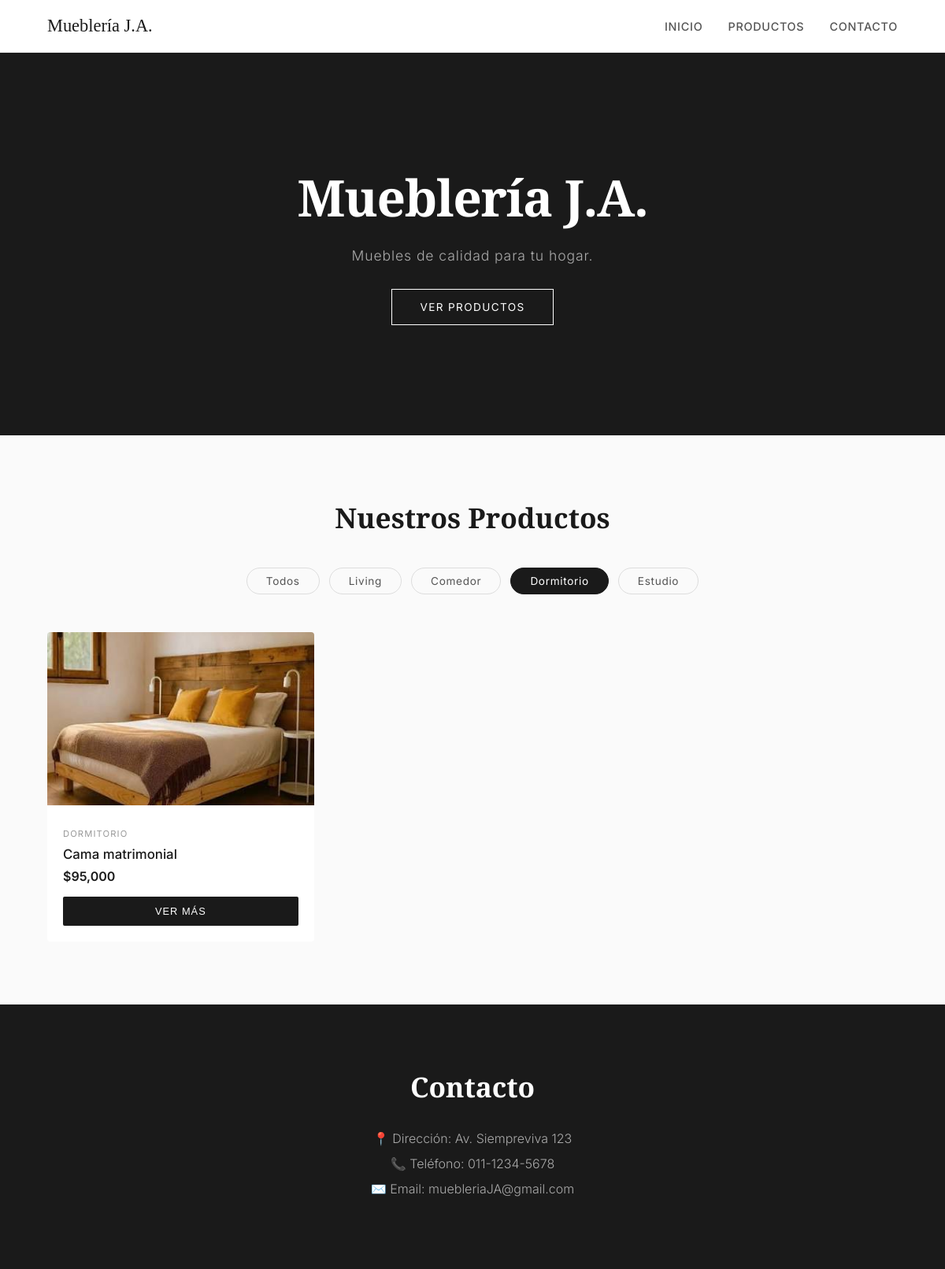
The page /?categoria=Dormitorio on the database its author committed.
### tables this page shows
CREATE TABLE productos (
            id INTEGER PRIMARY KEY AUTOINCREMENT,
            nombre TEXT NOT NULL,
            precio REAL NOT NULL,
            categoria TEXT NOT NULL,
            imagen TEXT NOT NULL,
            descripcion TEXT,
            medidas TEXT
        );

### app.py (the view)
@app.route("/")
def inicio():
    categoria = request.args.get("categoria")
    productos = obtener_productos(categoria)
    return render_template("index.html", productos=productos, categoria=categoria)

### database.py (called while the page is built)
def conectar():
    return sqlite3.connect("productos.db")

def obtener_productos(categoria=None):
    con = conectar()
    cursor = con.cursor()
    if categoria:
        cursor.execute("SELECT * FROM productos WHERE categoria = ?", (categoria,))
    else:
        cursor.execute("SELECT * FROM productos")
    productos = cursor.fetchall()
    con.close()
    return productos

### templates/index.html (shortened to what this page needs)
<!DOCTYPE html>
<html lang="es">
  <head>
    <link rel="stylesheet" href="{{ url_for('static', filename='style.css') }}">
  </head>
  <body>
    <nav>
      <span>Mueblería J.A.</span>
      <a href="#inicio">Inicio</a>
      <a href="#productos">Productos</a>
      <a href="#contacto">Contacto</a>
    </nav>
    <section id="inicio">
      <h1>Mueblería J.A.</h1>
      <p>Muebles de calidad para tu hogar.</p>
      <a href="#productos" class="btn-hero">Ver productos</a>
    </section>
    <section id="productos">
      <h2>Nuestros Productos</h2>
      <div class="filtros">
        <a href="/?#productos" class="filtro {% if not categoria %}activo{% endif %}">Todos</a>
        <a href="/?categoria=Living#productos" class="filtro {% if categoria == 'Living' %}activo{% endif %}">Living</a>
        <a href="/?categoria=Comedor#productos" class="filtro {% if categoria == 'Comedor' %}activo{% endif %}">Comedor</a>
        <a href="/?categoria=Dormitorio#productos" class="filtro {% if categoria == 'Dormitorio' %}activo{% endif %}">Dormitorio</a>
        <a href="/?categoria=Estudio#productos" class="filtro {% if categoria == 'Estudio' %}activo{% endif %}">Estudio</a>
      </div>
      <div class="productos">
        {% for producto in productos %}
        <div class="producto">
          <img src="{{ url_for('static', filename='imagenes/' + producto[4]) }}" alt="{{ producto[1] }}" onclick="abrirLightbox(this.src)">
          <div class="producto-info">
            <span class="categoria">{{ producto[3] }}</span>
            <h3>{{ producto[1] }}</h3>
            <p class="precio">${{ "{:,.0f}".format(producto[2]) }}</p>
            <button class="btn" onclick="abrirModal('{{ producto[1] }}', '{{ producto[3] }}', '{{ "{:,.0f}".format(producto[2]) }}', '{{ url_for('static', filename='imagenes/' + producto[4]) }}', '{{ producto[5] }}', '{{ producto[6] }}')">Ver más</button>
          </div>
        </div>
        {% endfor %}
      </div>
    </section>
    <section id="contacto">
      <h2>Contacto</h2>
      <p>📍 Dirección: Av. Siempreviva 123</p>
      <p>📞 Teléfono: 011-1234-5678</p>
      <p>✉️ Email: muebleriaJA@gmail.com</p>
    </section>
  </body>
</html>

### static/style.css (style rules this page uses)
* { margin: 0; padding: 0; box-sizing: border-box; }
body { font-family: 'Inter', sans-serif; background-color: #fafafa; color: #1a1a1a; }
nav { background-color: #fff; padding: 20px 60px; display: flex; gap: 32px; align-items: center; border-bottom: 1px solid #eee; position: sticky; top: 0; z-index: 100; }
nav span { color: #1a1a1a; font-family: 'Playfair Display', serif; font-size: 1.4rem; margin-right: auto; }
nav a { color: #555; text-decoration: none; font-size: 0.9rem; font-weight: 500; letter-spacing: 0.05em; text-transform: uppercase; transition: color 0.2s; }
#inicio { background-color: #1a1a1a; color: white; text-align: center; padding: 140px 40px; position: relative; }
#inicio h1 { font-family: 'Playfair Display', serif; font-size: 4rem; margin-bottom: 20px; letter-spacing: -0.02em; }
#inicio p { font-size: 1.1rem; color: #aaa; font-weight: 300; letter-spacing: 0.05em; }
#inicio .btn-hero { display: inline-block; margin-top: 32px; padding: 14px 36px; border: 1px solid #fff; color: white; text-decoration: none; font-size: 0.85rem; letter-spacing: 0.1em; text-transform: uppercase; transition: all 0.3s; }
#productos { padding: 80px 60px; background-color: #fafafa; }
#productos h2 { font-family: 'Playfair Display', serif; font-size: 2.2rem; margin-bottom: 40px; text-align: center; }
.filtros { display: flex; gap: 12px; justify-content: center; margin-bottom: 48px; }
.filtro { padding: 8px 24px; border: 1px solid #ddd; border-radius: 30px; text-decoration: none; color: #555; font-size: 0.85rem; letter-spacing: 0.05em; transition: all 0.2s; }
.filtro:hover, .filtro.activo { background-color: #1a1a1a; border-color: #1a1a1a; color: white; }
.productos { display: grid; grid-template-columns: repeat(3, 1fr); gap: 32px; max-width: 1100px; margin: 0 auto; }
.producto { background-color: white; border-radius: 4px; overflow: hidden; transition: transform 0.3s, box-shadow 0.3s; }
.producto img { width: 100%; height: 220px; object-fit: cover; cursor: pointer; transition: opacity 0.3s; }
.producto-info { padding: 20px; }
.categoria { font-size: 0.7rem; color: #999; text-transform: uppercase; letter-spacing: 0.1em; }
.producto-info h3 { margin: 8px 0; font-size: 1.05rem; font-weight: 500; }
.precio { color: #1a1a1a; font-weight: 600; font-size: 1rem; margin-bottom: 16px; }
.btn { width: 100%; padding: 11px; background-color: #1a1a1a; color: white; border: none; border-radius: 2px; cursor: pointer; font-size: 0.8rem; letter-spacing: 0.08em; text-transform: uppercase; transition: background-color 0.2s; }
#contacto { background-color: #1a1a1a; color: white; text-align: center; padding: 80px 40px; }
#contacto h2 { font-family: 'Playfair Display', serif; font-size: 2.2rem; margin-bottom: 32px; }
#contacto p { margin-bottom: 12px; color: #aaa; font-weight: 300; }

### rows shown on the page
productos: imagen (picture), categoria "DORMITORIO", nombre "Cama matrimonial", precio "95,000"
